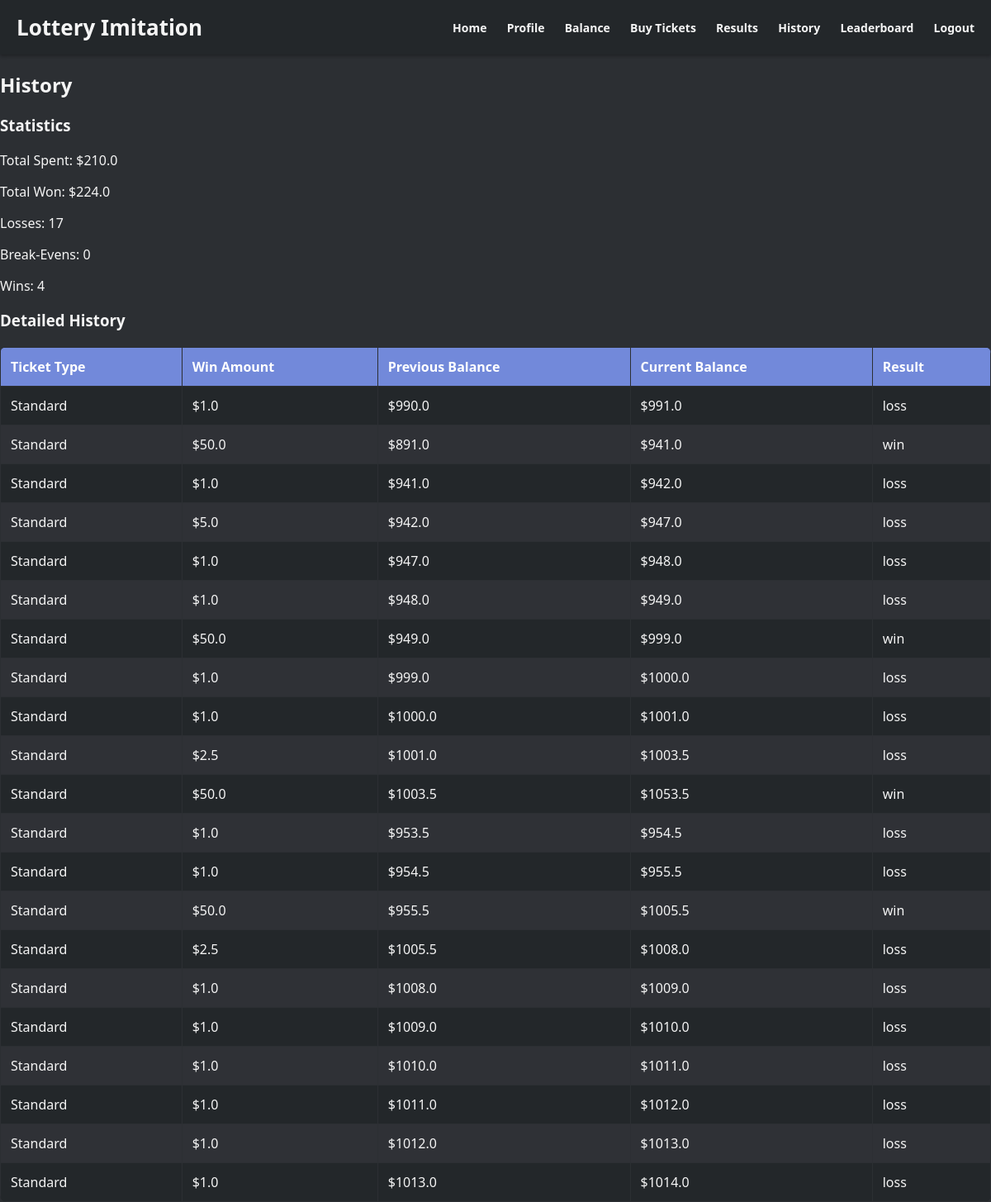
The app's page /history (signed in) with its own data.
### app/models.py (models this page shows)
class HistoryUser(db.Model):
    __tablename__ = 'history_users'
    id = db.Column(db.Integer, primary_key=True)
    user_id = db.Column(db.Integer, db.ForeignKey('user.id'), nullable=False)
    ticket_type = db.Column(db.String(50), nullable=False)
    win_amount = db.Column(db.Float, nullable=False)
    previous_balance = db.Column(db.Float, nullable=False)
    current_balance = db.Column(db.Float, nullable=False)
    result_type = db.Column(db.String(10), nullable=False)  # "loss", "break_even", "win"
    ticket_cost = db.Column(db.Float, nullable=False)
    user = db.relationship('User', backref=db.backref('history', lazy=True))

### app/views.py (the view)
@views.route('/history')
def history():
    user_id = session.get('user_id')
    if not user_id:
        flash('Please log in to view your history.', 'warning')
        return redirect(url_for('views.login'))
    user = User.query.get(user_id)
    history_records = HistoryUser.query.filter_by(user_id=user_id).all()
    total_spent = sum(record.ticket_cost for record in history_records)
    total_won = sum(record.win_amount for record in history_records)
    losses = sum(1 for record in history_records if record.result_type == "loss")
    break_even = sum(1 for record in history_records if record.result_type == "break_even")
    wins = sum(1 for record in history_records if record.result_type == "win")
    return render_template(
        'history.html',
        user=user,
        history_records=history_records,
        total_spent=total_spent,
        total_won=total_won,
        losses=losses,
        break_even=break_even,
        wins=wins
    )

### app/templates/history.html (shortened to what this page needs)
{% extends "layout.html" %}
{% block content %}
<h2>History</h2>
<h3>Statistics</h3>
<p>Total Spent: ${{ total_spent }}</p>
<p>Total Won: ${{ total_won }}</p>
<p>Losses: {{ losses }}</p>
<p>Break-Evens: {{ break_even }}</p>
<p>Wins: {{ wins }}</p>
<h3>Detailed History</h3>
<table>
    <thead>
        <tr>
            <th>Ticket Type</th>
            <th>Win Amount</th>
            <th>Previous Balance</th>
            <th>Current Balance</th>
            <th>Result</th>
        </tr>
    </thead>
    <tbody>
        {% for record in history_records %}
        <tr>
            <td>{{ record.ticket_type }}</td>
            <td>${{ record.win_amount }}</td>
            <td>${{ record.previous_balance }}</td>
            <td>${{ record.current_balance }}</td>
            <td>{{ record.result_type }}</td>
        </tr>
        {% else %}
        <tr>
            <td colspan="5">No history available.</td>
        </tr>
        {% endfor %}
    </tbody>
</table>
{% endblock %}

### app/templates/layout.html (shortened to what this page needs)
<!DOCTYPE html>
<html lang="en">
<head>
    <link rel="stylesheet" href="{{ url_for('static', filename='css/style.css') }}">
</head>
<body>
    <header>
        <h1>Lottery Imitation</h1>
        <nav>
            <a href="{{ url_for('views.index') }}">Home</a>
            {% if not session.get('user_id') %}
                <a href="{{ url_for('views.register') }}">Register</a>
                <a href="{{ url_for('views.login') }}">Login</a>
            {% else %}
                <a href="{{ url_for('views.profile') }}">Profile</a>
                <a href="{{ url_for('views.balance') }}">Balance</a>
                <a href="{{ url_for('views.buy_tickets') }}">Buy Tickets</a>
                <a href="{{ url_for('views.results') }}">Results</a>
                <a href="{{ url_for('views.history') }}">History</a>
                <a href="{{ url_for('views.leaderboard') }}">Leaderboard</a>
                <a href="{{ url_for('views.logout') }}">Logout</a>
            {% endif %}
        </nav>
    </header>
    <main>
        {% block content %}{% endblock %}
    </main>
</body>
</html>

### app/static/css/style.css (style rules this page uses)
body { font-family: 'Segoe UI', Tahoma, Geneva, Verdana, sans-serif; margin: 0; padding: 0; background-color: #2c2f33; color: #f5f5f5; }
header { background-color: #23272a; color: #f5f5f5; padding: 15px 20px; display: flex; justify-content: space-between; align-items: center; box-shadow: 0 2px 4px rgba(0, 0, 0, 0.3); }
header h1 { font-size: 26px; margin: 0; }
header nav a { color: #f5f5f5; text-decoration: none; margin-left: 20px; font-weight: bold; font-size: 14px; transition: color 0.3s ease; }
table { width: 100%; border-collapse: collapse; margin-top: 20px; background-color: #23272a; border-radius: 8px; overflow: hidden; }
table th, table td { border: 1px solid #2c2f33; padding: 12px; text-align: left; color: #f5f5f5; }
table th { background-color: #7289da; color: #fff; font-weight: bold; }
table tr:nth-child(even) { background-color: #2f3136; }

### records on screen
HistoryUser: ticket_type "Standard", win_amount "1.0", previous_balance "990.0", current_balance "991.0", result_type "loss"
HistoryUser: ticket_type "Standard", win_amount "50.0", previous_balance "891.0", current_balance "941.0", result_type "win"
HistoryUser: ticket_type "Standard", win_amount "1.0", previous_balance "941.0", current_balance "942.0", result_type "loss"
HistoryUser: ticket_type "Standard", win_amount "5.0", previous_balance "942.0", current_balance "947.0", result_type "loss"
HistoryUser: ticket_type "Standard", win_amount "1.0", previous_balance "947.0", current_balance "948.0", result_type "loss"
HistoryUser: ticket_type "Standard", win_amount "1.0", previous_balance "948.0", current_balance "949.0", result_type "loss"
HistoryUser: ticket_type "Standard", win_amount "50.0", previous_balance "949.0", current_balance "999.0", result_type "win"
HistoryUser: ticket_type "Standard", win_amount "1.0", previous_balance "999.0", current_balance "1000.0", result_type "loss"
HistoryUser: ticket_type "Standard", win_amount "1.0", previous_balance "1000.0", current_balance "1001.0", result_type "loss"
HistoryUser: ticket_type "Standard", win_amount "2.5", previous_balance "1001.0", current_balance "1003.5", result_type "loss"
HistoryUser: ticket_type "Standard", win_amount "50.0", previous_balance "1003.5", current_balance "1053.5", result_type "win"
HistoryUser: ticket_type "Standard", win_amount "1.0", previous_balance "953.5", current_balance "954.5", result_type "loss"
HistoryUser: ticket_type "Standard", win_amount "1.0", previous_balance "954.5", current_balance "955.5", result_type "loss"
HistoryUser: ticket_type "Standard", win_amount "50.0", previous_balance "955.5", current_balance "1005.5", result_type "win"
HistoryUser: ticket_type "Standard", win_amount "2.5", previous_balance "1005.5", current_balance "1008.0", result_type "loss"
HistoryUser: ticket_type "Standard", win_amount "1.0", previous_balance "1008.0", current_balance "1009.0", result_type "loss"
HistoryUser: ticket_type "Standard", win_amount "1.0", previous_balance "1009.0", current_balance "1010.0", result_type "loss"
HistoryUser: ticket_type "Standard", win_amount "1.0", previous_balance "1010.0", current_balance "1011.0", result_type "loss"
HistoryUser: ticket_type "Standard", win_amount "1.0", previous_balance "1011.0", current_balance "1012.0", result_type "loss"
HistoryUser: ticket_type "Standard", win_amount "1.0", previous_balance "1012.0", current_balance "1013.0", result_type "loss"
HistoryUser: ticket_type "Standard", win_amount "1.0", previous_balance "1013.0", current_balance "1014.0", result_type "loss"

### other values on screen
{{ total_spent }} "210.0"
{{ total_won }} "224.0"
{{ losses }} "17"
{{ break_even }} "0"
{{ wins }} "4"
